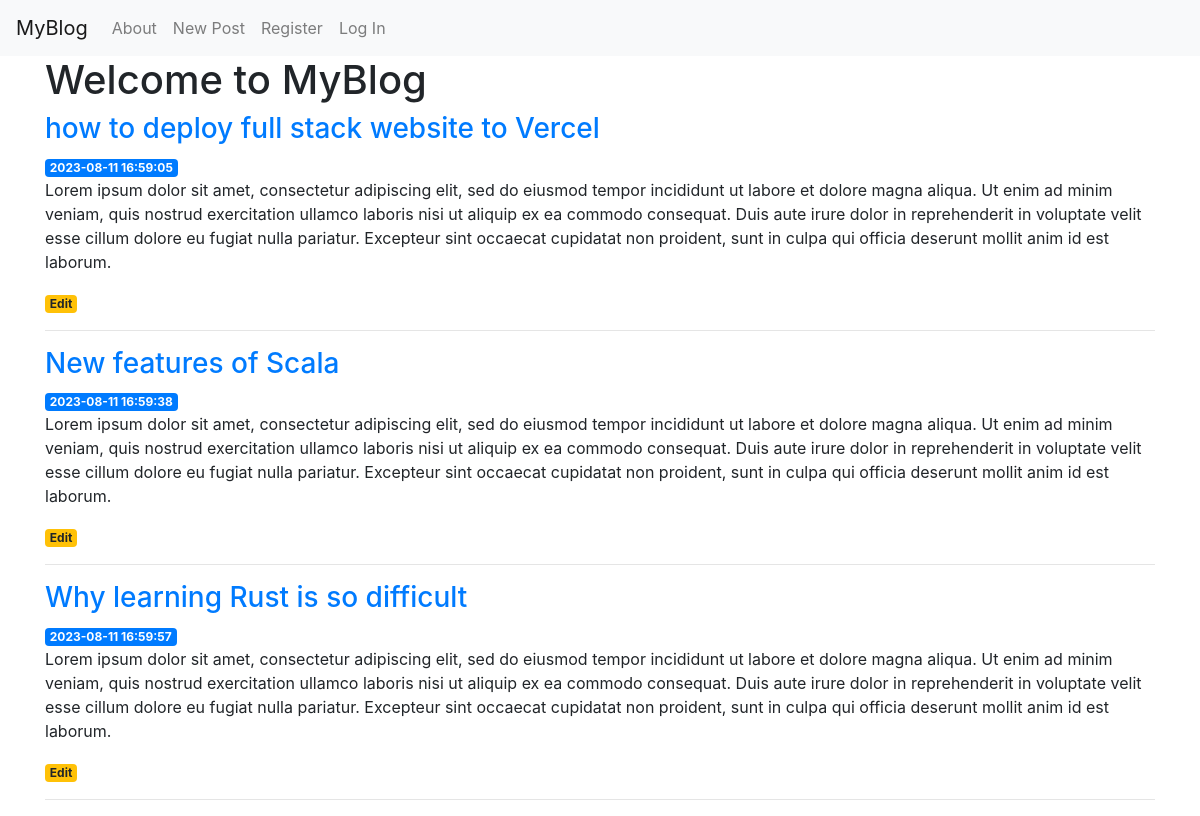
The page / on the database its author committed.
### tables this page shows
CREATE TABLE post (
  id INTEGER PRIMARY KEY AUTOINCREMENT,
  author_id INTEGER NOT NULL,
  created TIMESTAMP NOT NULL DEFAULT CURRENT_TIMESTAMP,
  title TEXT NOT NULL,

  content TEXT NOT NULL,
  FOREIGN KEY (author_id) REFERENCES user (id)
);

### app.py (the view)
@app.route('/')
def index():
    conn = get_db_connection()
    posts = conn.execute('SELECT * FROM post').fetchall()
    conn.close()
    return render_template('index.html', posts=posts)

### app.py (called while the page is built)
def get_db_connection():
    conn = sqlite3.connect('database.db')
    conn.row_factory = sqlite3.Row
    return conn

@bp.before_app_request
def load_logged_in_user():
    user_id = session.get('user_id')
    conn = get_db_connection()
    if user_id is None:
        g.user = None
    else:
        g.user = conn.execute(
            'SELECT * FROM user WHERE id = ?', (user_id,)
        ).fetchone()

### templates/index.html
{% extends 'base.html' %}
{% block content %}
    <h1>{% block title %} Welcome to MyBlog {% endblock %}</h1>
    {% for post in posts %}
        <a href="{{ url_for('post', post_id=post['id']) }}">
            <h3>{{ post['title'] }}</h3>
        </a>
        <span class="badge badge-primary">{{ post['created'] }}</span>
        <p>{{ post['content'] }}</p>
        <a href="{{ url_for('edit', id=post['id']) }}">
            <span class="badge badge-warning">Edit</span>
        </a>
        <hr>
    {% endfor %}
{% endblock %}

### templates/base.html (shortened to what this page needs)
<!doctype html>
<html lang="en">
  <head>
    <link rel="stylesheet" href="https://stackpath.bootstrapcdn.com/bootstrap/4.3.1/css/bootstrap.min.css">
  </head>
  <body>
    <nav class="navbar navbar-expand-md navbar-light bg-light">
        <a class="navbar-brand" href="{{ url_for('index')}}">MyBlog</a>
        <div class="collapse navbar-collapse" id="navbarNav">
            <ul class="navbar-nav">
            <li class="nav-item">
                <a class="nav-link" href="#">About</a>
            </li>
            <li class="nav-item">
                <a class="nav-link" href="{{url_for('create')}}">New Post</a>
            </li>
            {% if g.user %}
                <li class="nav-item">
                    <a class="nav-link" ><span>{{ g.user['username'] }}</span> </a>
                </li>
                <li class="nav-item">
                    <a class="nav-link" href="{{ url_for('auth.logout') }}">Log Out</a>
               </li>
            {% else %}
                <li class="nav-item">
                    <a  class="nav-link" href="{{ url_for('auth.register') }}">Register</a> </li>
                <li class="nav-item">
                    <a  class="nav-link" href="{{ url_for('auth.login') }}">Log In</a> </li>
            {% endif %}
            </ul>
        </div>
    </nav>
    <div class="container">
        {% block content %} {% endblock %}
    </div>
  </body>
</html>

### rows shown on the page
post: title "how to deploy full stack website to Vercel", created "2023-08-11 16:59:05", content "Lorem ipsum dolor sit amet, consectetur adipiscing elit, sed do eiusmod tempor incididunt ut labore et dolore magna aliqua. Ut enim ad minim veniam, quis nostrud exercitation ullamco laboris nisi ut aliquip ex ea commodo consequat. Duis aute irure dolor in reprehenderit in voluptate velit esse cillum dolore eu fugiat nulla pariatur. Excepteur sint occaecat cupidatat non proident, sunt in culpa qui officia deserunt mollit anim id est laborum."
post: title "New features of Scala", created "2023-08-11 16:59:38", content "Lorem ipsum dolor sit amet, consectetur adipiscing elit, sed do eiusmod tempor incididunt ut labore et dolore magna aliqua. Ut enim ad minim veniam, quis nostrud exercitation ullamco laboris nisi ut aliquip ex ea commodo consequat. Duis aute irure dolor in reprehenderit in voluptate velit esse cillum dolore eu fugiat nulla pariatur. Excepteur sint occaecat cupidatat non proident, sunt in culpa qui officia deserunt mollit anim id est laborum."
post: title "Why learning Rust is so difficult", created "2023-08-11 16:59:57", content "Lorem ipsum dolor sit amet, consectetur adipiscing elit, sed do eiusmod tempor incididunt ut labore et dolore magna aliqua. Ut enim ad minim veniam, quis nostrud exercitation ullamco laboris nisi ut aliquip ex ea commodo consequat. Duis aute irure dolor in reprehenderit in voluptate velit esse cillum dolore eu fugiat nulla pariatur. Excepteur sint occaecat cupidatat non proident, sunt in culpa qui officia deserunt mollit anim id est laborum."
